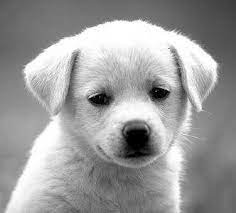
#> input picture images/dog.jpeg, 236 x 213 px
$ jupyter execute --allow-errors image_denoising.ipynb   (older library calls are emulated)
#> lines starting #> are read from the running program, lines starting #| are printed output that depends on the picture
#> further down, image is the input picture: shape (213, 236); min 0, max 255, mean 155.7
[cell 1]
import cv2 as cv2
import matplotlib.pyplot as plt
import numpy as np

[cell 2]
def image_filter(image,filter):
    f_s = filter.shape[0]
    pad_size = f_s // 2
    image_pading = cv2.copyMakeBorder(image,pad_size,pad_size,pad_size,pad_size,cv2.BORDER_CONSTANT)
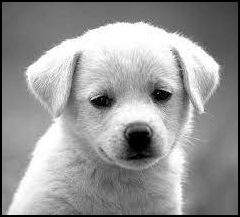
#> image_pading: shape (217, 240); min 0, max 255, mean 150.3
    row,col = image_pading.shape
#> row = 217; col = 240
    out_image = np.zeros_like(image)
    for i in range(pad_size,row-pad_size):
        for j in range(pad_size,col-pad_size):
            slice = image_pading[i-pad_size:i+pad_size+1,j-pad_size:j+ pad_size +1]
            out_image[i-pad_size,j-pad_size] = np.sum(slice * filter)
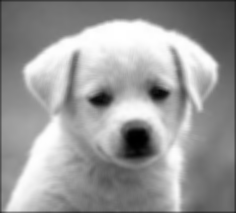
#> out_image: shape (213, 236); min 0, max 255, mean 154
    plt.figure(figsize=(10,5))
    plt.subplot(1,2,1)
    plt.imshow(image,cmap='gray')
    plt.subplot(1,2,2)
    plt.imshow(out_image,cmap='gray')

[cell 3]
def image_filteriong(image,filter):
    f_s_y = filter.shape[0]
    f_s_x = filter.shape[1]
    pad_size_x = f_s_x //2
    pad_size_y = f_s_y //2
    print(pad_size_x,pad_size_y)
    image_pad = cv2.copyMakeBorder(image,pad_size_y,pad_size_y,pad_size_x,pad_size_x,cv2.BORDER_CONSTANT)
    row,col = image_pad.shape
    out_image = np.zeros_like(image)
    for i in range(pad_size_y,row-pad_size_y):
        for j in range(pad_size_x,col-pad_size_x):
            slice = image_pad[i-pad_size_y:i+pad_size_y+1,j-pad_size_x:j+pad_size_x+1]
            out_image[i-pad_size_y,j-pad_size_x] = np.sum(slice*filter)
    return out_image

[cell 4]
filter = np.ones((5,5)) / 25
image = cv2.imread('./images/dog.jpeg',0)
image_filter(image,filter)

[cell 5]
image_blure = cv2.blur(image,(19,19))

[cell 6]
plt.figure(figsize=(10,5))
plt.subplot(1,2,1)
plt.imshow(image_blure,cmap='gray')

[cell 7]
image_blure = cv2.GaussianBlur(image,(19,19),0)

[cell 8]
plt.figure(figsize=(10,5))
plt.subplot(1,2,1)
plt.imshow(image_blure,cmap='gray')

[cell 9]
image_blure = cv2.filter2D(image,cv2.CV_64F,filter)

[cell 10]
plt.figure(figsize=(10,5))
plt.subplot(1,2,1)
plt.imshow(image_blure.astype(np.uint8),cmap='gray')
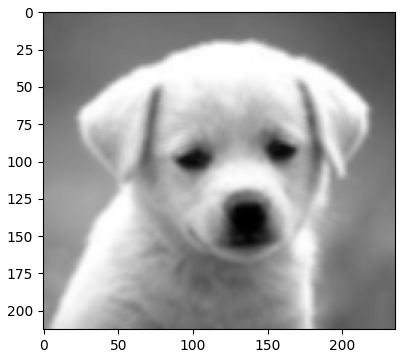
#> figure drawn by matplotlib, 1 panel

[cell 11]
gau = cv2.getGaussianKernel(5,-1)
gau2d = np.matmul(gau,gau.T)

[cell 12]
plt.imshow(gau2d)
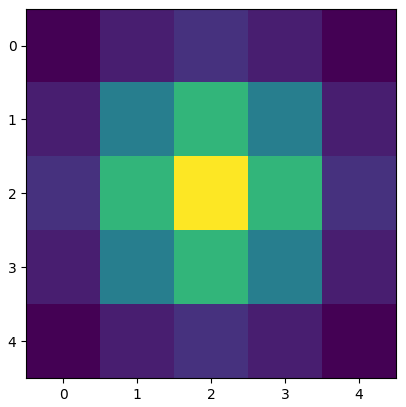
#> figure drawn by matplotlib, 1 panel

[cell 13]
gau2d

[cell 14]
image = cv2.imread('./images/gaussian-Noise.jpg',0)

#> (a cell that did not finish here is left out)

[cell 16]
image = cv2.imread('./images/noisysalterpepper.png',0)
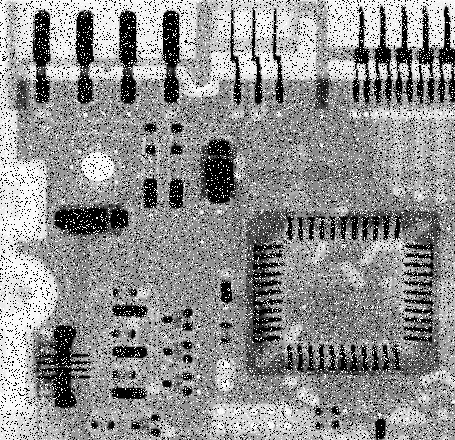
#> input picture images/noisysalterpepper.png, 455 x 440 px
#> image is the input picture: shape (440, 455); min 0, max 255, mean 144.1

[cell 17]
image_blur = cv2.GaussianBlur(image,(17,17),0)
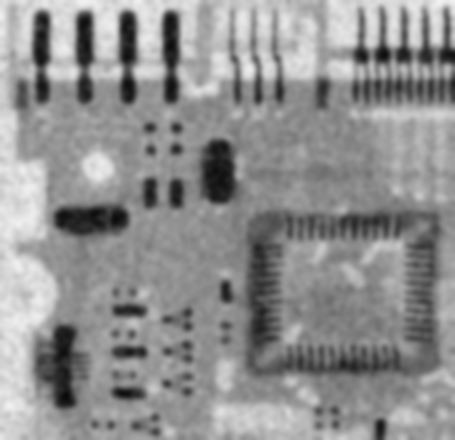
#> image_blur: shape (440, 455); min 9, max 242, mean 144
plt.figure(figsize=(10,10))
plt.subplot(1,2,1)
plt.imshow(image,cmap='gray')
plt.subplot(1,2,2)
plt.imshow(image_blur,cmap='gray')

[cell 18]
image = cv2.imread('./images/noisysalterpepper.png',0)
image_blur = cv2.medianBlur(image,3)
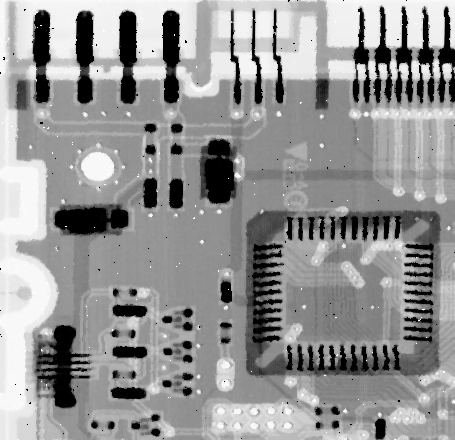
#> image_blur: shape (440, 455); min 0, max 255, mean 148.2
plt.figure(figsize=(10,10))
plt.subplot(1,2,1)
plt.imshow(image,cmap='gray')
plt.subplot(1,2,2)
plt.imshow(image_blur,cmap='gray')

[cell 19]
image = cv2.imread('./images/gaussian-Noise.jpg',0)
#> (the rest of this cell did not finish here and is left out)

[cell 20]
def bil(iamge,k_size,s_i,s_n):
    image_blur = cv2.bilateralFilter(image,k_size,s_i,s_n)
    plt.figure(figsize=(10,10))
    plt.subplot(1,2,1)
    plt.imshow(image,cmap='gray')
    plt.subplot(1,2,2)
    plt.imshow(image_blur,cmap='gray')

[cell 21]
image = cv2.imread('./images/bil_ex.jpg',0)
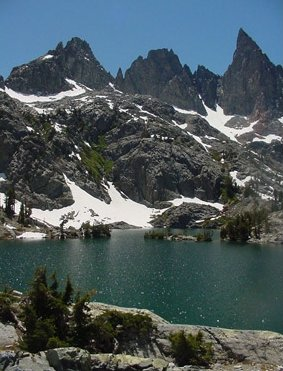
#> input picture images/bil_ex.jpg, 283 x 371 px
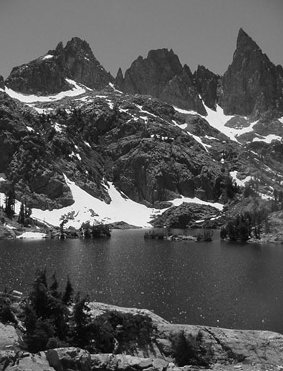
#> image: shape (371, 283); min 0, max 255, mean 84.6
bil(image,25,20,75)

[cell 22]
image = cv2.imread('./images/gaussian-Noise.jpg',0)
#> (the rest of this cell did not finish here and is left out)


[cell 23]
image = cv2.imread('./images/512x512-No-Noise.jpg')
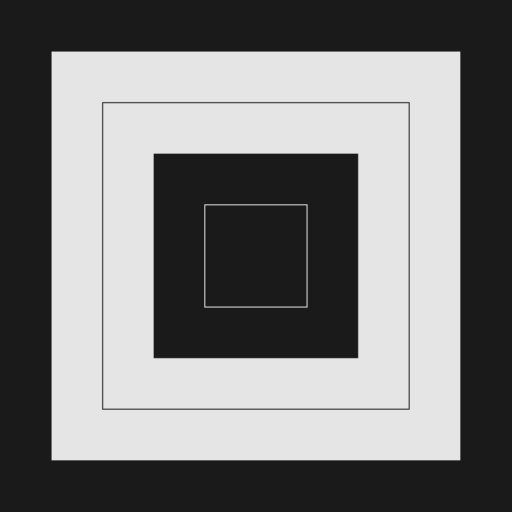
#> input picture images/512x512-No-Noise.jpg, 512 x 512 px
#> image is the input picture: shape (512, 512, 3); min 15, max 241, mean 122.4

[cell 24]
image = cv2.imread('./images/noisysalterpepper.png',0)
bil(image,60,20,90)
